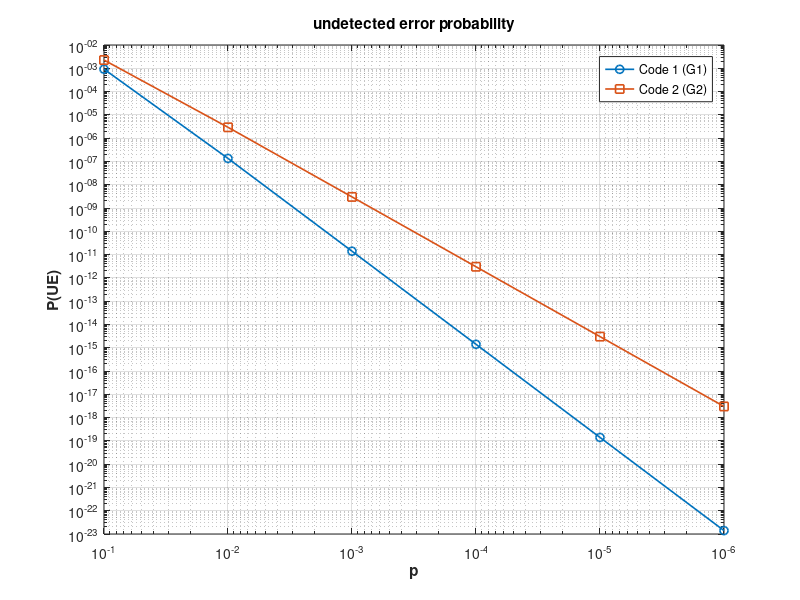

Reproduce this figure in MATLAB. (Note: this script raises an error after producing the figure.)
%Generate all the 2k − 1 non-zero binary vectors v 
k = 4;
    G1 = [1 0 0 0 0 1 1 1;0 1 0 0 1 0 1 1;0 0 1 0 1 1 0 1;0 0 0 1 1 1 1 0];
    G2 = [1 0 0 0 0 1 1 0;0 1 0 0 1 0 1 1;0 0 1 0 1 1 0 1;0 0 0 1 1 1 1 0];

V = de2bi(1:(2^k-1), k, 'left-msb');
C1 = [];
C2 = [];
% Display the generated binary vectors
disp(V);

% For each vector generate the codeword
for i = 1:size(V, 1)
    line = V(i, :); %take all the line to have the complete vector
    C1 = [C1; mod(line * G1, 2)]; % Compute codewords for G1
    C2 = [C2; mod(line * G2, 2)]; % Compute codewords for G2
end

% Display the computed codewords for both generators
disp('Codewords for G1:');
disp(C1);
disp('Codewords for G2:');
disp(C2);

% For each codeword compute the Hamming weight
WhC1 = zeros(size(C1,1),1);
WhC2 = zeros(size(C2,1),1);

for j = 1:size(C1,1)
    codeword1 = C1(j, :);
    codeword2 = C2(j, :);
    WhC1(j) = sum(codeword1); % Compute Hamming weight for codeword1
    WhC2(j) = sum(codeword2); % Compute Hamming weight for codeword2
end

% Display the Hamming weights for both codewords
disp('Hamming weights for C1:');
disp(WhC1);
disp('Hamming weights for C2:');
disp(WhC2);


% Compute Ai (number of codewords with Hamming weight 1 ≤ i ≤ n)

n = size(C1, 2); % Length of the codewords
Ai1 = zeros(n+1, 1); % Initialize Ai array to count codewords for each Hamming weight
Ai2 = zeros(n+1, 1);

for i = 0:n
    Ai1(i+1) = sum(WhC1 == i); % Count codewords with Hamming weight i 
    Ai2(i+1) = sum(WhC2 == i);
end

% Display the counts of codewords for each Hamming weight
disp('Number of codewords with Hamming weight for C1:');
disp(Ai1);
disp('Number of codewords with Hamming weight for C2:');
disp(Ai2);


%Compute the probability of undetected error P (UE ) by using the analytical
%formula for p ∈ {10−1, 10−2, 10−3, 10−4, 10−5, 10−6}

p_values = [10^-1, 10^-2, 10^-3, 10^-4, 10^-5, 10^-6]; % Define the probability values
P_UE1 = zeros(size(p_values)); % Initialize the probability of undetected error array
P_UE2 = zeros(size(p_values));

for idx = 1:length(p_values)
    p = p_values(idx);
    P_UE1(idx) = sum(Ai1(2:end)' .* (p .^ (1:n)) .* ((1 - p) .^ (n - (1:n))));
    P_UE2(idx) = sum(Ai2(2:end)' .* (p .^ (1:n)) .* ((1 - p) .^ (n - (1:n))));
end

% Display the probabilities of undetected error for both codewords
disp('Probability of undetected error for C1:');
disp(P_UE1);
disp('Probability of undetected error for C2:');
disp(P_UE2);

% Plot the curve
figure;

loglog(p_values, P_UE1, '-o', 'DisplayName', 'Code 1 (G1)', 'LineWidth', 1.2);
hold on;
loglog(p_values, P_UE2, '-s', 'DisplayName', 'Code 2 (G2)', 'LineWidth', 1.2);

% Invert X axis
set(gca, 'XDir', 'reverse');

xlabel('p', 'FontWeight', 'bold');
ylabel('P(UE)', 'FontWeight', 'bold');
title('undetected error probability', 'FontWeight', 'bold');
legend('Location', 'best');
grid on;


%second part
%Build the parity check matrices H1 and H2. Consider ps ∈ {0.1, 0.09, 0.08, 0.07, 0.06}

ps = [0.1, 0.09, 0.08, 0.07, 0.06];

H1 = [P1.' , eye(n-k)];
H2 = [P2.' , eye(n-k)];


%Generate a k-bit random binary information vector (for example, use
%randi(2,1,k)-1)

infoVector = randi(2, 1, k) - 1;

%Encode it with G1 and G2

encodedC1 = mod(infoVector * G1, 2); 
encodedC2 = mod(infoVector * G2, 2); 

% Display the encoded codewords
disp('Encoded codeword for G1:');
disp(encodedC1);
disp('Encoded codeword for G2:');
disp(encodedC2);

%Transmit it over the BSC channel with error probability p ∈ ps (for example, use
%y=bsc(codeword,p))

receivedC1 = zeros(length(ps), n);
receivedC2 = zeros(length(ps), n);

for idx = 1:length(ps)
    p = ps(idx);
    receivedC1(idx, :) = bsc(encodedC1, p);
    receivedC2(idx, :) = bsc(encodedC2, p);
end

% Compute the syndrome


% s = y * H

syndrome1 = mod(receivedC1 * H1', 2);
syndrome2 = mod(receivedC2 * H2', 2);

% If the syndrome is zero, check if there is an undetected error
% Repeat until you observe at least 100 undetected error events
targetUndetected = 100;

idx_ps = 0;
P_UE_sim1 = zeros(size(ps));
P_UE_sim2 = zeros(size(ps));

for idx = 1:length(ps)
    p = ps(idx);

    % reinitialize for each p values 
    undetected1 = 0;
    undetected2 = 0;
    total1 = 0;
    total2 = 0;

    % continue and wait that undetected1=>100 and undected2 =>100
    while (undetected1 < targetUndetected) || (undetected2 < targetUndetected)
        % generate a k-bit message
        infoVector = randi([0 1], 1, k);

        % Encode
        c1 = mod(infoVector * G1, 2);
        c2 = mod(infoVector * G2, 2);

        % Transmit on BSC 
        y1 = bsc(c1, p);
        y2 = bsc(c2, p);

        % Compute syndrome
        s1 = mod(y1 * H1', 2);
        s2 = mod(y2 * H2', 2);

        total1 = total1 + 1;
        total2 = total2 + 1;

        % check for an error even if the syndrome is null (undetected
        % error)
        if all(s1 == 0) && any(y1 ~= c1)
            undetected1 = undetected1 + 1;
        end
        if all(s2 == 0) && any(y2 ~= c2)
            undetected2 = undetected2 + 1;
        end

    end

%Compute the undetected error probability (number of undetected error
%events/number of transmitted codewords)
    P_UE_sim1(idx) = undetected1 / total1;
    P_UE_sim2(idx) = undetected2 / total2;

    fprintf('p = %.3f : G1 -> undet=%d, total=%d, P_UE_sim=%.3e\n', p, undetected1, total1, P_UE_sim1(idx));
    fprintf('p = %.3f : G2 -> undet=%d, total=%d, P_UE_sim=%.3e\n', p, undetected2, total2, P_UE_sim2(idx));

end

% Repeat for all p ∈ ps and add the curve to the previous figure
hold on;
loglog(ps, P_UE_sim1, '--o', 'DisplayName', 'Simulation G1 (100 undetected)', 'LineWidth', 1.2);
loglog(ps, P_UE_sim2, '--s', 'DisplayName', 'Simulation G2 (100 undetected)', 'LineWidth', 1.2);
legend('Location','best');
grid on;

disp('Proba analiticals (G1) :'); disp(P_UE1);
disp('Proba analiticals (G2) :'); disp(P_UE2);
disp('Proba simulated  (G1) :'); disp(P_UE_sim1);
disp('Proba simulated  (G2) :'); disp(P_UE_sim2);


% Denote by P(COR, i) the probability that 
% the transmitted message is correctly received when a maximum of 
% i transmissions is allowed.


%For the better of the two codes, compute 1 − P(COR, i) for i = 1, 2, 3
% and plot the corresponding curves as a function of p.

% G1 is way better we can see it during the testing of the number 
%of UE

best = 'G1';
P_UE_best = P_UE1;    % P(UE) for G1
n = size(G1, 2);      % Lenght of the code
p_grid = p_values;

maxTransmissions = 3;

P_COR = zeros(length(p_grid), maxTransmissions); % Proba of correct receiption
P_fail = zeros(length(p_grid), maxTransmissions); % 1 - P_COR 

for idx = 1:length(p_grid)
    p = p_grid(idx);

    Pc = (1-p)^n; %Proba of an correct transmission

    Pue = P_UE_best(idx);  % proba of an UE

    Prej = 1- Pc - Pue; %Proba of a detected error

    %Computation of P_COR(i) 

    for i = 1:maxTransmissions
        if abs(1 - Prej) < eps
            P_COR(idx, i) = Pc; % rare case
        else
            P_COR(idx, i) = Pc * (1 - Prej^i) / (1-Prej); 
        end
    end
    P_fail(idx, :) = 1 - P_COR(idx, :); % Compute failure probabilities
end




% plot1 P_COR(i) in function of p
figure;
hold on;
markers = {'-o','-s','-^'};
for i = 1:maxTransmissions
    loglog(p_grid, P_fail(:, i), markers{i}, 'LineWidth', 1.4,'DisplayName', sprintf('1 - P_{COR}, i=%d', i));
end
set(gca, 'XDir', 'reverse');
xlabel('p (proba of bitflip)', 'FontWeight', 'bold');
ylabel('1 - P_{COR}(i)', 'FontWeight', 'bold');
title(sprintf('Proba of failure with max %d transmissions — Code %s',maxTransmissions, best), 'FontWeight', 'bold');
legend('Location','best');
grid on;
hold off;
